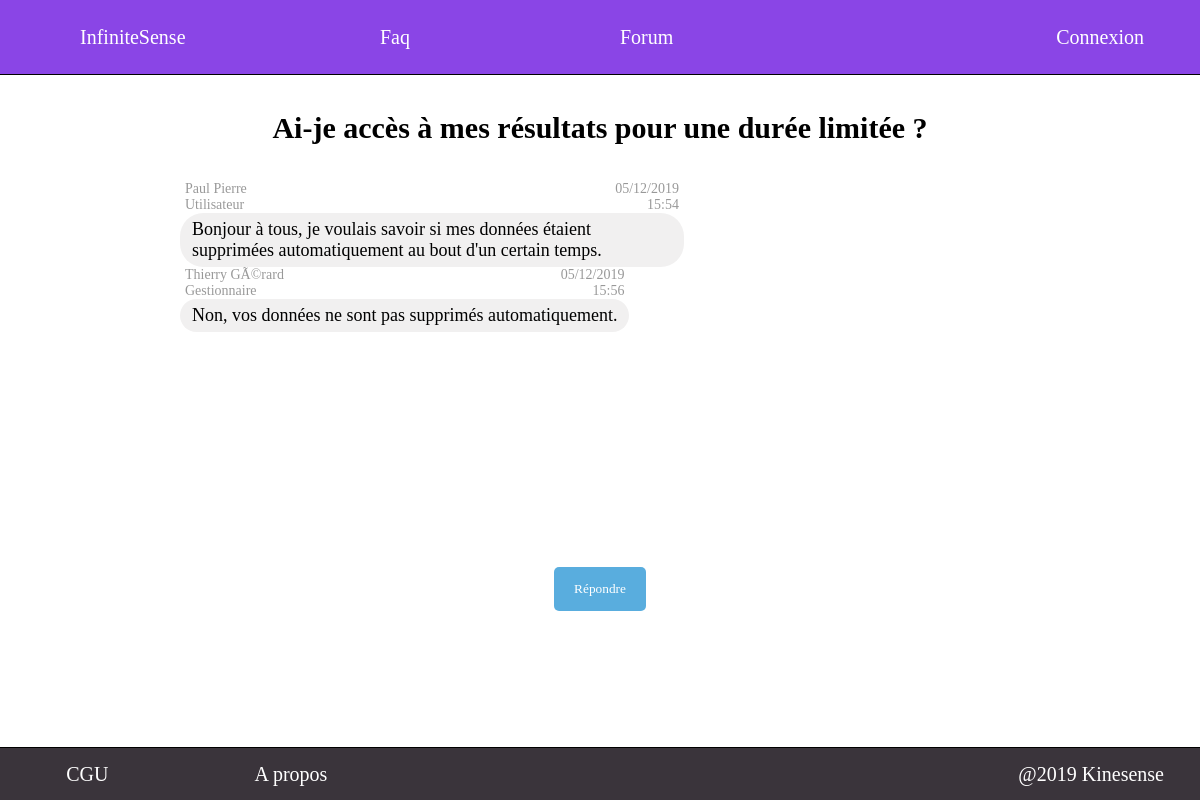
The page /src/view/autre/Forum_sujet.php?id_sujet=1 on the database its author committed.
### tables this page shows
CREATE TABLE sujet_forum(
	id_sujet INT AUTO_INCREMENT PRIMARY KEY,
	id_utilisateur INT NOT NULL,
	titre VARCHAR(255) NOT NULL,
	date_creation_sujet DATETIME NOT NULL,
	CONSTRAINT fk_sujet_forum_utilisateur FOREIGN KEY (id_utilisateur) REFERENCES utilisateur(id_utilisateur)
);

CREATE TABLE message_forum(
	id_message INT AUTO_INCREMENT PRIMARY KEY,
	id_sujet INT NOT NULL,
	id_utilisateur INT NOT NULL,
	message TEXT NOT NULL,
	date_poste DATETIME NOT NULL,
	CONSTRAINT fk_message_forum_sujet FOREIGN KEY (id_sujet) REFERENCES sujet_forum(id_sujet),
	CONSTRAINT fk_message_forum_utilisateur FOREIGN KEY (id_utilisateur) REFERENCES utilisateur(id_utilisateur)
);

CREATE TABLE utilisateur(
	id_utilisateur INT AUTO_INCREMENT PRIMARY KEY,
	prenom VARCHAR(30) DEFAULT NULL,
	nom VARCHAR(30) DEFAULT NULL,
	adresse_mail VARCHAR(50) NOT NULL UNIQUE,
	mot_de_passe VARCHAR(255) DEFAULT NULL,
	role CHAR NOT NULL
);

### src/model/convert_role.php (called while the page is built, shortened)
<?php
function char_to_str($char) {
  if ($char==='G') {return('Gestionnaire');}
  if ($char==='U') {return('Utilisateur');}
  return('error');
}
?>

### src/view/autre/Forum_sujet.php (the view, shortened to what this page needs)
<!DOCTYPE html>
<html>
	<head>
		<link rel="stylesheet" href="../../public/css/autre/Forum_sujet.css"/>
	</head>
	<body>
		<?php include("../general/Header.php"); ?>
    <?php
    if (!isset($_SESSION['id_utilisateur'])) {$id_utilisateur=0;} else {$id_utilisateur=$_SESSION['id_utilisateur'];}
		if (!isset($_SESSION['role'])) {$role='U';} else {$role=$_SESSION['role'];}
    ?>
		<?php include('../general/Message_serveur.php');?>
    <section>
			<?php
			$db = db_connect();
				?><script> show_message('Connexion à la base de donnée impossible','red'); </script><?php
			try {
        $id_sujet=$_GET['id_sujet'];
				$req = "SELECT titre FROM sujet_forum WHERE id_sujet=$id_sujet";
			  $rep = $db->query($req);
        $titre=$rep->fetch();
        echo '<h1>'.$titre['titre'].'</h1>';
			} catch (Exception $e)
			{
				?><script type="text/javascript"> show_message('Erreur serveur','red'); </script><?php
				exit;
			}
      $req2="SELECT * FROM message_forum WHERE id_sujet=$id_sujet ORDER BY date_poste ASC";
      $rep2=$db->query($req2);
			?>
			<div id="conversation">
				<?php
      	while ($infos_message=$rep2->fetch()) {?>
          <div class=
          <?php
          if ($infos_message['id_utilisateur']==$id_utilisateur) {echo 'message_self';} else {echo 'message_other';}
          ?>
          >
          <?php
          try {
            $id_utilisateur_message=$infos_message['id_utilisateur'];
            $req3 = "SELECT nom, prenom, role FROM utilisateur where id_utilisateur=$id_utilisateur_message";
            $rep3 = $db->query($req3);
            $user=$rep3->fetch();
						include_once('../../model/convert_role.php');
						if (char_to_str($user['role'])=='error') {
							?><script type="text/javascript"> show_message("Erreur serveur au message d'id="+<?php echo $infos_message['id_message'] ?>,'red'); </script><?php
						} else {
							?>
							<div class="message">
								<div class="utilisateur">
									<?php
									$prenom=$user['prenom'];
									$nom=$user['nom'];
									$texte=$infos_message['message'];
									$texte=str_replace("\n\r","<br/>",$texte);
									$texte=str_replace("\r\n","<br/>",$texte);
									$texte=str_replace("\r","<br/>",$texte);
									$texte=str_replace("\n","<br/>",$texte);
									if ($role=='A') {
										echo "<a href='../accueil/Accueil_admin?search=".addslashes($prenom)."+".addslashes($nom)."'>";
										echo $prenom." ".$nom.'<br>'.char_to_str($user['role'])."</a>";
									} else {
										echo $prenom." ".$nom.'<br>'.char_to_str($user['role']);
									}
									?>
								</div>
								<div class="date"><?php echo date('d/m/Y', strtotime($infos_message['date_poste'])).'<br>'.date('H:i', strtotime($infos_message['date_poste'])); ?></div>
								<div class="texte"><?php echo $texte; ?></div>
							</div>
								<?php
						}
          } catch (Exception $e)
          {
            ?><script type="text/javascript">
            show_message("Erreur serveur au message id="+<?php echo $infos_message['id_message'] ?>,'red');
            </script><?php
          }
          ?>
          </div>
      	<?php
				}
				?>
      </div>
			<?php
			if ($id_utilisateur==0) {
				?><button type='button' id='new_message' onclick="show_connexion_form()">Répondre</button><?php
			} else {
				?><button type='button' id='new_message' onclick='show_new_message_form()'>Répondre</button><?php
			}
			?>
		</section>
		<?php include("../general/Footer.php"); ?>
	</body>
</html>

### src/public/css/autre/Forum_sujet.css (style rules this page uses)
section { position:relative; top:75px; width:100%; }
section h1 { position: relative; margin-top: 3%; margin-bottom: 3%; text-align: center; font-size: 30px; }
#conversation { position:relative; overflow-y: auto; height:350px; scrollbar-width: thin; width: 70%; margin: auto; overflow-x: hidden; }
#conversation > * { max-width: 60%; display: flex; }
#conversation .message_other { float:left; clear: both; flex-direction: row-reverse; }
#conversation > * > .message > .utilisateur { float:left; opacity: .40; text-align: left; margin: 0px 5px; font-size: 14px; }
#conversation > * > .message > .date { float:right; opacity: .40; text-align: right; margin: 0px 5px; font-size: 14px; }
#conversation > * > .message > .texte { clear: both; border: none; border-radius: 1.3em; padding: 6px 12px; font-size: 18px; }
#conversation > .message_other > .message > .texte { background-color: #f1f0f0; float:left; }
section #new_message { background-color: #59adde; color: white; padding: 14px 20px; border: none; outline: none; border-radius: 5px; display: block; margin: auto; margin-top: 3%; margin-bottom: 3%; }
:root { --cancel_color: #ff476f; --delete_color: #59adde; }

### src/public/css/general/Header.css (style rules this page uses)
* { font-family: Cambria;padding: 0; margin: 0; }

### src/public/css/general/Connexion_form.css (style rules this page uses)
:root { --cancel_color: #ff476f; --delete_color: #59adde; }

### rows shown on the page
sujet_forum: titre "Ai-je accès à mes résultats pour une durée limitée ?"
message_forum: id_utilisateur.prenom "Paul", id_utilisateur.nom "Pierre", id_utilisateur.role "Utilisateur", date_poste "05/12/2019", date_poste "15:54", message "Bonjour à tous, je voulais savoir si mes données étaient supprimées automatiquement au bout d'un certain temps."
message_forum: id_utilisateur.prenom "Thierry", id_utilisateur.nom "GÃ©rard", id_utilisateur.role "Gestionnaire", date_poste "05/12/2019", date_poste "15:56", message "Non, vos données ne sont pas supprimés automatiquement."
